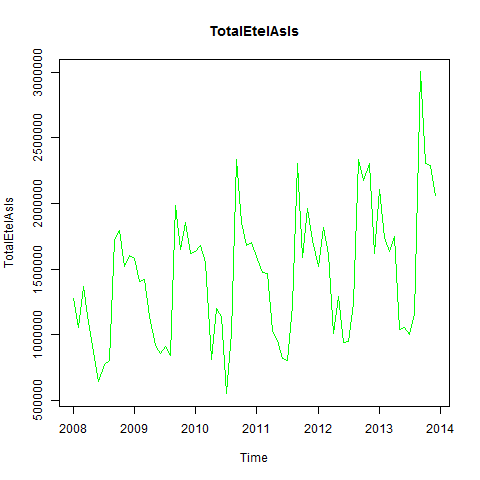

This chart was generated by the following R code:
#creates plot TotalEtelAsIs time series

png("Plots/TotalEtelAsIs_plot1.png")
plot(TotalEtelAsIs, col="green", main="TotalEtelAsIs")
dev.off()